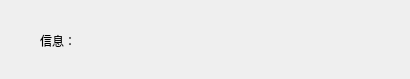
<?xml version="1.0" encoding="UTF-8"?>
<ui version="4.0">
 <class>Coordinate</class>
 <widget class="QDialog" name="Coordinate">
  <property name="geometry">
   <rect>
    <x>0</x>
    <y>0</y>
    <width>410</width>
    <height>79</height>
   </rect>
  </property>
  <property name="windowTitle">
   <string>坐标</string>
  </property>
  <widget class="QLabel" name="StopMsg">
   <property name="geometry">
    <rect>
     <x>40</x>
     <y>20</y>
     <width>331</width>
     <height>41</height>
    </rect>
   </property>
   <property name="text">
    <string>信息：</string>
   </property>
  </widget>
 </widget>
 <layoutdefault spacing="6" margin="11"/>
 <resources/>
 <connections/>
</ui>
